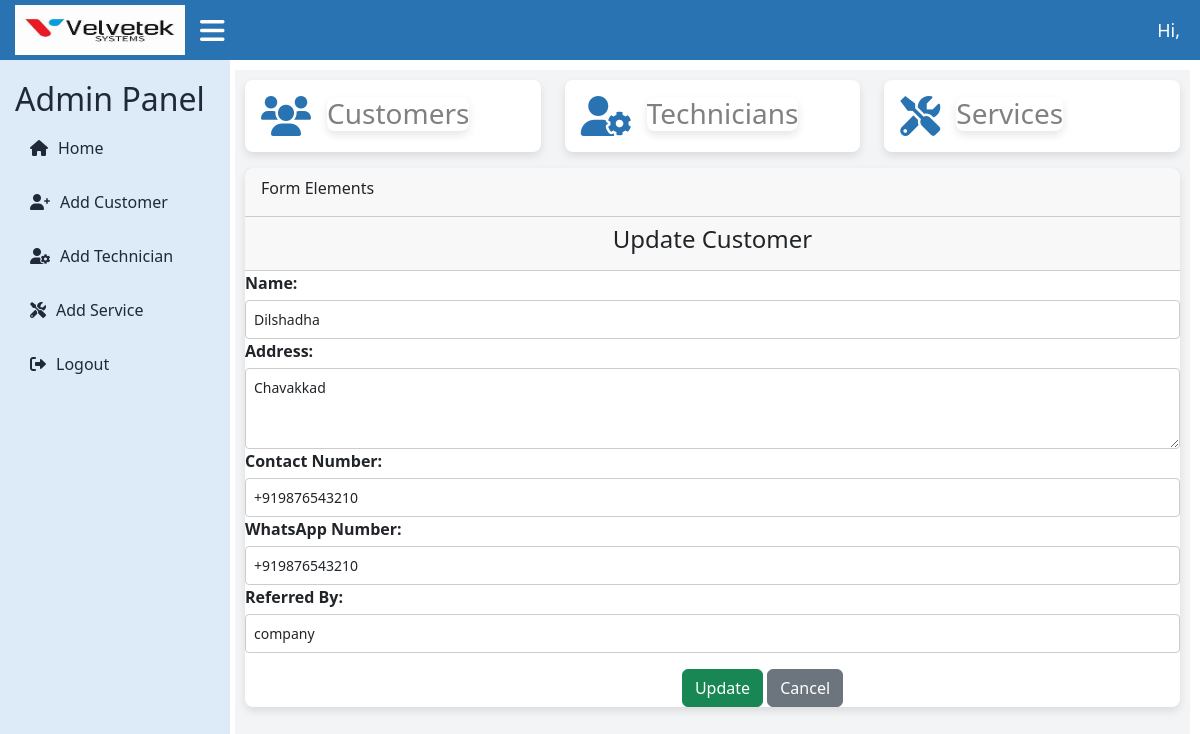
The page /velvetekapp/customer/update/9/ on the database as committed earlier.
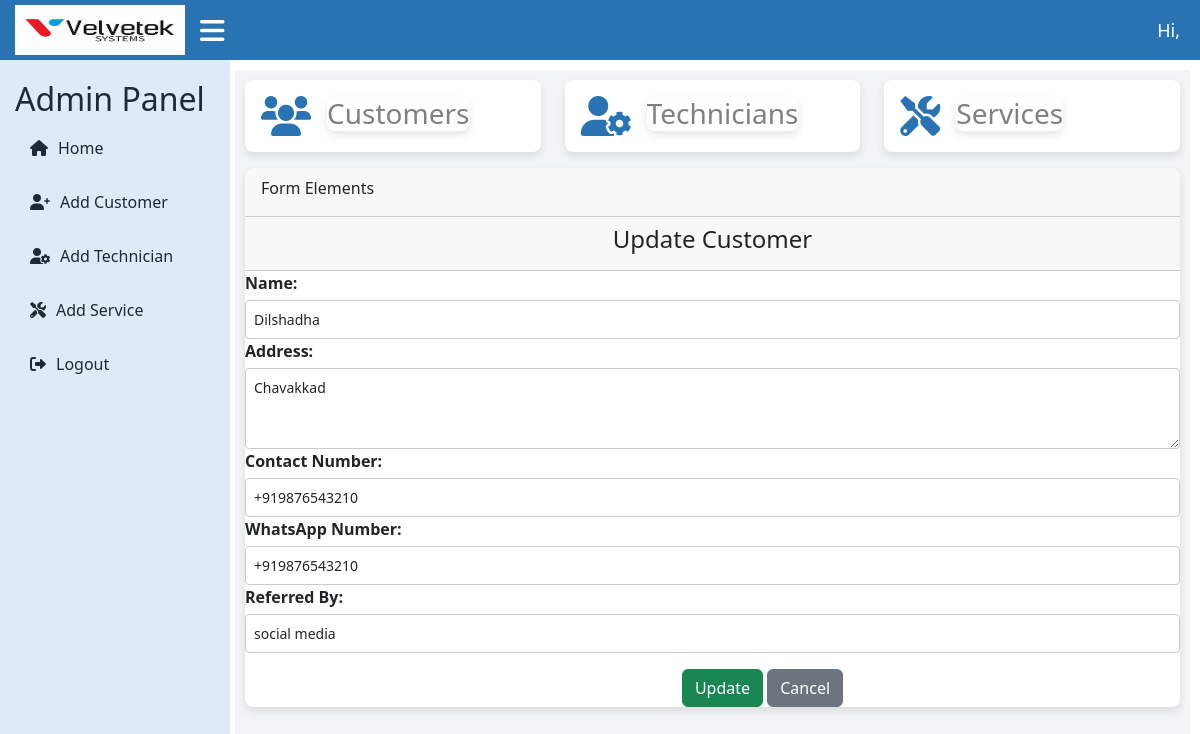
The same page on the database as committed later.
### velvetekapp/models.py (models this page shows)
class Customer(models.Model):
    name=models.CharField(max_length=255)
    address = models.TextField()
    contact_number = models.CharField(max_length=15,unique=True)
    whatsapp_number = models.CharField(max_length=15)
    reffered_by =models.CharField(max_length=255)

### velvetekapp/views.py (the view, shortened to what this page needs)
# urls.py: path('customer/update/<int:customer_id>/',views.update_customer,name='update_customer'),
def update_customer(request, customer_id):
    customer = get_object_or_404(Customer, id=customer_id)
    return render(request, 'update_customer.html', {'customer': customer})

### templates/update_customer.html (shortened to what this page needs)
{% extends 'admin_dashboard.html' %}
{% block content %}
<div class="row">
    <div class="col-md-12">
        <div class="card">
            <div class="card-header">
                <div class="card-title">Form Elements</div>
            </div>
            <form method="POST" action="{% url 'update_customer' customer.id %}">
                <div class="card-header">
                    <h4 class="card-title text-center">Update Customer</h4>
                </div>
            <div class="form-group">
                <div class="form-group">
                    <label for="name">Name:</label>
                    <input type="text" id="name" name="name" class="form-control" value="{{ customer.name }}" required>
                </div>
                <div class="form-group">
                    <label for="address">Address:</label>
                    <textarea id="address" name="address" class="form-control" rows="3">{{ customer.address }}</textarea>
                </div>
                <div class="form-group">
                    <label for="contact_number">Contact Number:</label>
                    <input type="text" id="contact_number" name="contact_number" class="form-control" value="{{ customer.contact_number }}" required>
                </div>
                <div class="form-group">
                    <label for="whatsapp">WhatsApp Number:</label>
                    <input type="text" id="whatsapp" name="whatsapp" class="form-control" value="{{ customer.whatsapp_number }}">
                </div>
                <div class="form-group">
                    <label for="referred_by">Referred By:</label>
                    <input type="text" id="referred_by" name="referred_by" class="form-control" value="{{ customer.reffered_by }}">
                </div>
                <div class="text-center mt-3" style="padding-left: 100px;">
                    <button class="btn btn-success" type="submit">Update</button>
                    <a href="{% url 'new_customer'  %}" class="btn btn-secondary">Cancel</a>
                </div>
            </form>
            </div>
        </div>
    </div>
</div>
{% endblock %}

Rows that differ between the two databases and show on the page:
changed Customer "Dilshadha": referred_by "company" → "social media"
